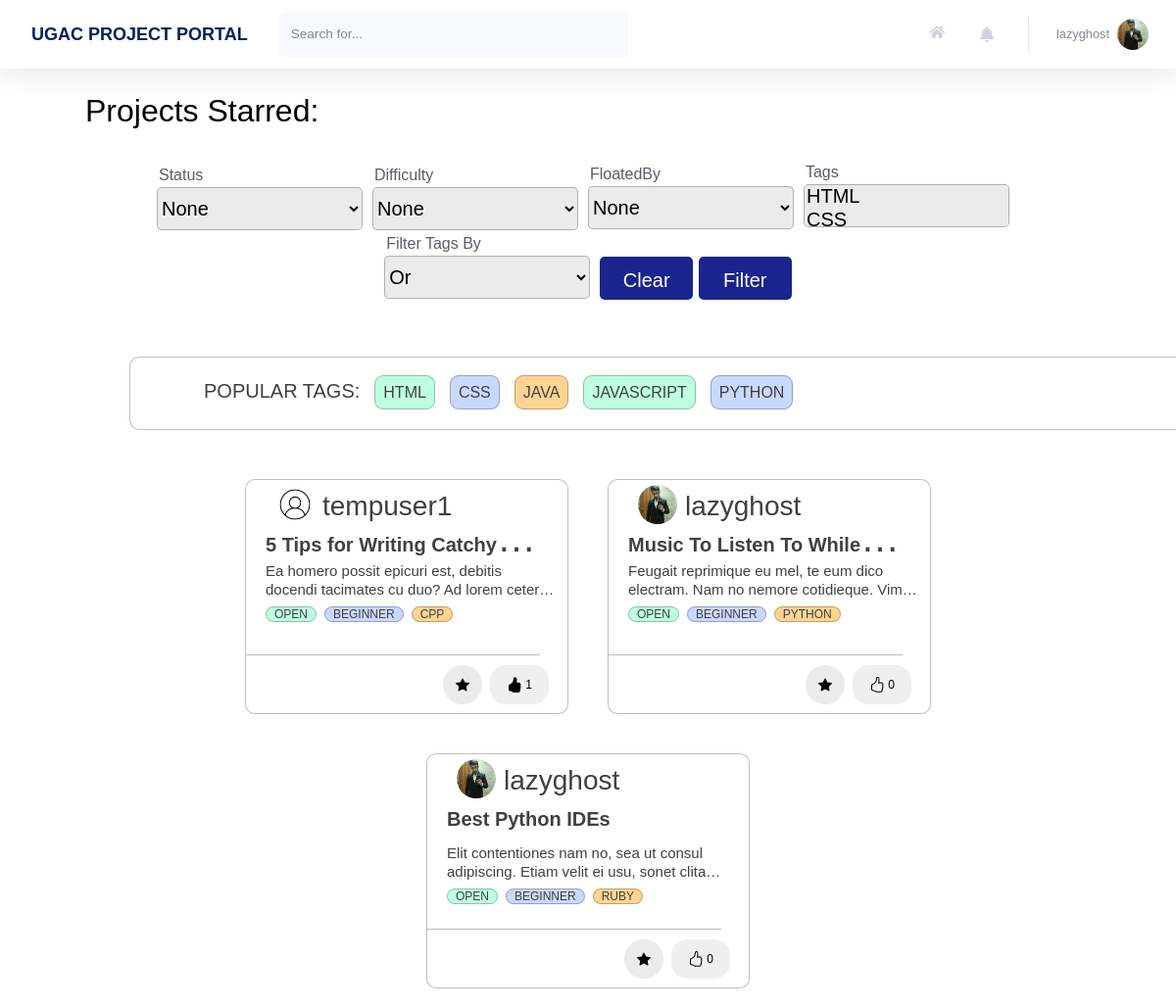
Screenshot of /profile/projects/view/ (signed in) with the database file from the repository.
### users/models.py (models this page shows, shortened)
class Profile(models.Model):
    user = models.OneToOneField(User, on_delete=models.CASCADE)
    image = models.ImageField(default = 'default.jpg', upload_to='profile_pics', blank=True)
    rollno = models.CharField(max_length=10)
    year = models.CharField(max_length=30, choices = YEAR_CHOICES)
    branch = models.CharField(max_length=30, choices = BRANCH_CHOICES)
    techskills = models.TextField()
    starred_projects = models.ManyToManyField(Project, related_name='starred_projects', blank = True)
    liked_projects = models.ManyToManyField(Project, related_name='liked_projects', blank = True)
    cv = models.FileField(blank = True, upload_to='resumes',validators=[FileExtensionValidator(allowed_extensions=['pdf'])])
    linked_in_link = models.CharField(blank=True, max_length=100)
    portfolio_link = models.CharField(blank=True, max_length=100)
    github_link = models.CharField(blank=True, max_length=100)

### home/models.py (models this page shows, shortened)
class Tag(models.Model):
    Title = models.CharField(max_length=20)
    def __str__(self):
        return f"{self.Title}"

class Project(models.Model):
    Title = models.CharField(max_length=100)
    Description = models.TextField()
    FloatedBy = models.ForeignKey(User, on_delete=models.CASCADE,related_name="FloatedBy")
    Mentors = models.ManyToManyField(User,related_name='Mentors')
    Status = models.CharField(max_length=10, choices=STATUS_CHOICES, default='Open')
    OpenedFor = models.CharField(max_length=300)
    Difficulty = models.CharField(max_length=15, choices=DIFFICULTY_CHOICES, default='Beginner')
    PreRequisite = models.TextField()
    Tags = models.ManyToManyField(Tag, related_name='Tags')
    Duration = models.CharField(max_length=30, choices=DURATION_CHOICES)
    DatePosted = models.DateTimeField(default = timezone.now)
    SelectionCriteria = models.TextField()
    MailNotification = models.CharField(max_length=5, choices=NOTIFICATION_CHOICES,default='On')
    ApplyRequest = models.ManyToManyField(User, related_name='ApplyRequest', blank = True)
    AlreadyApplied = models.ManyToManyField(User, related_name='AlreadyApplied', blank = True)
    Likes = models.IntegerField(default=0)

### users/views.py (the view)
# urls.py: path('projects/view/', views.projects_view, name = 'projects-view'),
@login_required
def projects_view(request):
    req_projects, title, heading = get_projects_view_details(request)
    projects = get_filtered_projects(request, req_projects)
    projects = get_paginated_projects(request, projects)
    projects_id = get_user_projects_id(request.user)
    common_tags = get_most_common_tags(5)
    context = {
        'title': title,
        'users':User.objects.all(),
        'tags': Tag.objects.all(),
        'users_html':serialize("json", User.objects.all()),
        'tags_html':serialize("json", Tag.objects.all()),
        'projects': projects,
        'projects_id': projects_id,
        'notifications': Notification.objects.filter(user = request.user).order_by('-time'),
        'common_tags':common_tags,
        'heading': heading
    }
    return render(request, 'users/projects_view.html', context)

### users/templates/users/projects_view.html (shortened to what this page needs)
{% extends 'home/main.html' %}
{% load crispy_forms_tags %}
{% block headingBlock %}
<h2>{{ heading }}</h2>
{% endblock headingBlock %}

### home/templates/home/main.html (shortened to what this page needs)
{% extends 'home/base.html' %}
{% load static %}
{% load crispy_forms_tags %}
{% block customStylesheets %}
<link rel="stylesheet" type="text/css" href="{% static 'home/main.css' %}">
{% endblock customStylesheets %}
{% block content %}
{% block mainContentBlock %}
<div class="project_cards">
    {% block headingBlock %}{% endblock headingBlock %}
    <br>
    {% block filterBlock %}
    <form method="get" class="form-inline justify-content-lg-center h5 mb-0 text-gray-800 " style="width: 100%;">
        <div class="" style="padding-right:23px;width: 220px;">
            <label for="id_Status" style="font-size: 16px; font-weight: 300;float: left; ">Status</label>
            <select name="Status" id="id_Status" style="background-color:#EBEBEB; border: 1px solid rgba(0, 0, 0, 0.25); border-radius: 5px;width:210px; height:44px;">
                <option value="">None</option>
            </select>
        </div>
        <div class="" style="padding-right:23px; width: 220px;">
            <label for="id_Difficulty" style="font-size: 16px; font-weight: 300;float: left; ">Difficulty</label>
            <select name="Difficulty" id="id_Difficulty" style="background-color:#EBEBEB; border: 1px solid rgba(0, 0, 0, 0.25); border-radius: 5px;width:210px; height:44px;">
                <option value="">None</option>
            </select>
        </div>
        <div class="select2-selection select2-selection--single" style="padding-right:23px;width: 220px; margin-bottom: 2px;">
            <label for="id_FloatedBy" style="font-size: 16px; font-weight: 300;float: left; ">FloatedBy</label>
            <select name="FloatedBy" id="id_FloatedBy" class="searchable-select select2-selection__rendered" style="background-color:#EBEBEB; border: 1px solid rgba(0, 0, 0, 0.25); border-radius: 5px;width:210px; height:44px;">
                <option value="">None</option>
            </select>
        </div>
        <div class="" style="padding-right:23px;width: 220px; margin-bottom: 5px;">
            <label for="id_Tags" style="font-size: 16px; font-weight: 300;float: left; ">Tags</label>
            <select name="Tags" id="id_Tags" class="searchable-select-clearable select2-selection select2-selection--multiple" multiple="multiple" style="background-color:#EBEBEB; border: 1px solid rgba(0, 0, 0, 0.25); border-radius: 5px;width:210px; height:44px;">
                {% for TAG in tags %}
                <option value='{{TAG.id}}'>{{ TAG }}</option>
                {% endfor %}
            </select>
        </div>
        <div class="" style="padding-right:23px; width: 220px; margin-bottom: 5px;">
            <label for="id_FilterBy" style="font-size: 16px; font-weight: 300;float: left; ">Filter Tags By</label>
            <select name="FilterBy" id="id_FilterBy" style="background-color:#EBEBEB; border: 1px solid rgba(0, 0, 0, 0.25); border-radius: 5px;width:210px; height:44px;">
                <option value="Or" selected>Or</option>
            </select>
        </div>
        <div class="" style="padding-top: 20px;">
            <button type="button" onclick="clearFilters()" style="width: 95px; height: 44px; margin-left:0px; background: #19258C; color: white; border-radius: 5px; padding-top: 6px; border: 1px; padding-left: 12px; padding-right: 12px;">Clear</button>
            <button class="btn btn-primary" type="Submit" style="width: 95px; height: 44px; margin-left:0px; background: #19258C; color: white; border-radius: 5px; padding-top: 6px; padding-bottom: 1px;">Filter</button>
        </div>
    </form>
        <br>
    {% endblock filterBlock %}
    {% block tagsBlock %}
        <div class = "blog-container" style="flex: 1 0 45%; margin: 30px; width: 1260px; height: 75px; max-width: 1260px; margin-left: 45px; alignment: center; align-self: center; ">
        <div class="blog-tags-a" style="margin-left: 75px;">
        <br>
        <ul>
            POPULAR TAGS:
            {% for tag in common_tags %}
                <li style="margin-left: 15px;"><a href="/?Tags={{tag.id}}">{{ tag }}</a></li>
            {% endfor %}
        </ul>
        </div>
        </div>
    {% endblock tagsBlock %}
    {% block allProjectsBlock %}
    <div class="" style="display: flex; flex-wrap: wrap;justify-content:center;" id="all-projects">
        {% for project in projects %}
            <div id="projectNumber{{ project.id }}">
                <div class = "blog-container">
                    <div class="blog-header" style="display: flex; flex-wrap: wrap;">
                        <div class="blog-author--no-cover" style="background:url('{{project.FloatedBy.profile.image.url}}');background-size: cover; border-radius: 50%; display: inline-block;height: 40px;margin-right: 0.5rem;background-position: center;top: 8px;width: 40px; top: 27px; left: 28px; margin-top: 5px; ">
                        </div>
                        <span style="flex: 1 0 45%; ">
                            <h3 style="margin-top: 10px; color:#858796;"><a href="{% url 'profile' project.FloatedBy.id %}">{{project.FloatedBy}}</a></h3>
                        </span>
                    </div>
                    <div class="blog-body">
                        <div class="blog-title demo-a">
                            <h1><a href="/project/?project_id={{project.id}}">{{ project.Title }}</a></h1>
                        </div>
                        <div class="blog-summary demo-2">
                            <p>{{project.Description}}</p>
                        </div>
                        <div class="blog-tags">
                        <br class="main-br">
                            <ul>
                                <li><a href="/?Status={{project.Status}}">{{project.Status}}</a></li>
                                <li><a href="/?Difficulty={{project.Difficulty}}">{{project.Difficulty}}</a></li>
                                {% for tag in project.Tags.all %}
                                    {% if forloop.counter <= 4 %}
                                        <li>
                                            <a href="/?Tags={{tag.id}}">{{ tag }}</a>
                                        </li>
                                    {% endif %}
                                {% endfor %}
                            </ul>
                        </div>
                    </div>
                    <hr class="main-page-hr" >
                    <div class="blog-footer">
                        <ul>
                            <li>
                                {% if project.id not in projects_id.4 %}
                                    <button class="btn btn-primary btn-circle btn-block task" style="margin-left: 700px;" task = "Star" project_id={{project.id}} page_number={{projects.number}}>
                                        <svg xmlns="http://www.w3.org/2000/svg" width="16" height="16" fill="black" class="bi bi-star" viewBox="0 0 16 16">
                                            <path d="M2.866 14.85c-.078.444.36.791.746.593l4.39-2.256 4.389 2.256c.386.198.824-.149.746-.592l-.83-4.73 3.522-3.356c.33-.314.16-.888-.282-.95l-4.898-.696L8.465.792a.513.513 0 0 0-.927 0L5.354 5.12l-4.898.696c-.441.062-.612.636-.283.95l3.523 3.356-.83 4.73zm4.905-2.767-3.686 1.894.694-3.957a.565.565 0 0 0-.163-.505L1.71 6.745l4.052-.576a.525.525 0 0 0 .393-.288L8 2.223l1.847 3.658a.525.525 0 0 0 .393.288l4.052.575-2.906 2.77a.565.565 0 0 0-.163.506l.694 3.957-3.686-1.894a.503.503 0 0 0-.461 0z" />
                                        </svg>
                                    </button>
                                {% else %}
                                    <button class="btn btn-primary btn-circle btn-block task" style="margin-left: 700px;" task = "Unstar" project_id={{project.id}} page_number={{projects.number}}>
                                    </button>
                                {% endif %}
                            </li>
                            <li>
                                {% if project.id not in projects_id.1 %}
                                    <button type="button" class="task" style="margin-right: 1.2rem; width: 60px;height:40px; border: none;border-radius: 16px;" task = "Like" project_id={{project.id}} page_number={{projects.number}}>
                                    {{project.Likes}}
                                    </button>
                                {% else %}
                                    <button type="button" class=" task" style="margin-right: 1.2rem; width: 60px;height:40px;border: none;border-radius: 16px;" task = "Unlike" project_id={{project.id}} page_number={{projects.number}}>
                                    {{project.Likes}}
                                    </button>
                                {% endif %}
                            </li>
                        </ul>
                    </div>
                </div>
            </div>
        {% endfor %}
    </div>
    {% endblock allProjectsBlock %}
    {% endblock mainContentBlock %}
    {% endblock content %}

### home/templates/home/base.html (shortened to what this page needs)
{% load static %}
<!DOCTYPE html>
<html lang="en">
    <head>
        {% block stylesheets %}
        <link rel="stylesheet" type="text/css" href="{% static 'home/style.css' %}">
        <link rel="stylesheet" type="text/css" href="{% static 'home/cards.css' %}">
        {% endblock stylesheets %}
        {% block customStylesheets %}{% endblock customStylesheets %}
        {% block ajaxBlock %}
        <link href="https://cdnjs.cloudflare.com/ajax/libs/select2/4.0.3/css/select2.min.css" rel="stylesheet" />
        {% endblock ajaxBlock %}
        <link rel="stylesheet" href="https://pro.fontawesome.com/releases/v5.10.0/css/all.css" />
    </head>
    {% block mainBlock %}
    <body id="page-top">
        <div id="wrapper">
            <div id="content-wrapper" class="d-flex flex-column">
                <div id="content" style="background: white;">
                    <nav class="navbar navbar-expand navbar-light bg-white topbar mb-4 static-top shadow">
                        <div class="sidebar-brand-text mx-3" style="color: #022160; font-size: large; font-weight: bold"> UGAC PROJECT PORTAL </div>
                        <form method="POST" action="{{request.get_full_path}}" class="d-none d-sm-inline-block form-inline mr-auto ml-md-3 my-2 my-md-0 mw-100 navbar-search">
                            <div class="input-group">
                                <input type="text" class="form-control bg-light border-0 small" placeholder="Search for..." aria-label="Search" aria-describedby="basic-addon2" name="search">
                                <div class="input-group-append">
                                </div>
                            </div>
                        </form>
                        <ul class="navbar-nav ml-auto">
                            <a class="nav-link" href="{% url 'home' %}" role="button" style="margin-top: 13px;">
                                <i class="fas fa-home fa-fw fa-sm mr-2 text-gray-400"></i>
                            </a>
                            <li class="nav-item dropdown no-arrow mx-1">
                                <a class="nav-link dropdown-toggle" id="alertsDropdown" role="button" data-toggle="dropdown" aria-haspopup="true" aria-expanded="false">
                                    <i class="fas fa-bell fa-fw"></i>
                                </a>
                            </li>
                            <li class="nav-item dropdown no-arrow">
                                <a class="nav-link dropdown-toggle" id="userDropdown" role="button" data-toggle="dropdown" aria-haspopup="true" aria-expanded="false">
                                    <span class="mr-2 d-none d-lg-inline text-gray-600 small">{{user.username}}</span>
                                    <img class="img-profile rounded-circle" src="{{user.profile.image.url}}">
                                </a>
                            </li>
                        </ul>
                    </nav>
                    <div class="container-fluid">
                        {% block content %}{% endblock content %}
                    </div>
                </div>
            </div>
        </div>
    </body>
    {% endblock mainBlock %}
</html>

### rows the page displays
Tag: {{ TAG.id }} 7 (drawn), Title "HTML"
Tag: {{ TAG.id }} 8 (drawn), Title "CSS"
Tag: Title "JAVA"
Tag: Title "JAVASCRIPT"
Tag: Title "PYTHON"
Project: FloatedBy.profile.image (placeholder picture), FloatedBy "tempuser1", Title "5 Tips for Writing…", Description "Ea homero possit epicuri est, debitis docendi tacimates cu duo? Ad lorem…", Status "OPEN", Difficulty "BEGINNER", Likes "1"
Tag: Title "CPP"
Project: FloatedBy.profile.image (picture), FloatedBy "lazyghost", Title "Music To Listen To…", Description "Feugait reprimique eu mel, te eum dico electram. Nam no nemore cotidieque.…", Status "OPEN", Difficulty "BEGINNER", Likes "0"
Project: FloatedBy.profile.image (picture), FloatedBy "lazyghost", Title "Best Python IDEs", Description "Elit contentiones nam no, sea ut consul adipiscing. Etiam velit ei usu, sonet…", Status "OPEN", Difficulty "BEGINNER", Likes "0"
Tag: Title "RUBY"

### other values shown
{{ user.username }} "lazyghost"
{{ heading }} "Projects Starred:"
